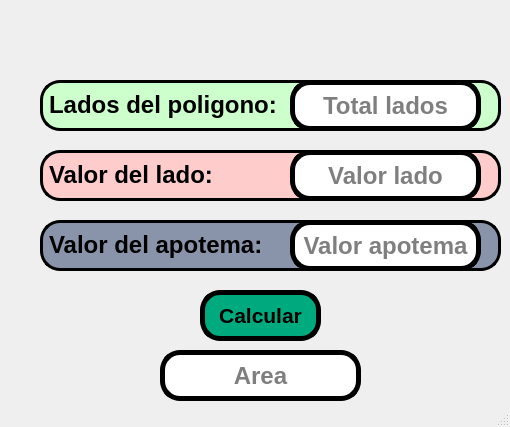
<?xml version="1.0" encoding="UTF-8"?>
<ui version="4.0">
 <class>MainWindow</class>
 <widget class="QMainWindow" name="MainWindow">
  <property name="geometry">
   <rect>
    <x>0</x>
    <y>0</y>
    <width>510</width>
    <height>427</height>
   </rect>
  </property>
  <property name="windowTitle">
   <string>Area de poligono regular</string>
  </property>
  <property name="styleSheet">
   <string notr="true"/>
  </property>
  <widget class="QWidget" name="centralwidget">
   <widget class="QLabel" name="label_2">
    <property name="geometry">
     <rect>
      <x>0</x>
      <y>0</y>
      <width>511</width>
      <height>81</height>
     </rect>
    </property>
    <property name="styleSheet">
     <string notr="true"/>
    </property>
    <property name="text">
     <string/>
    </property>
    <property name="pixmap">
     <pixmap resource="../PIP_Equipo4_Unidad1_Clase/recursos_proyectos.qrc">:/imgUAT/imagenes/uat.png</pixmap>
    </property>
    <property name="scaledContents">
     <bool>true</bool>
    </property>
   </widget>
   <widget class="QLabel" name="label_3">
    <property name="geometry">
     <rect>
      <x>350</x>
      <y>280</y>
      <width>161</width>
      <height>121</height>
     </rect>
    </property>
    <property name="text">
     <string/>
    </property>
    <property name="pixmap">
     <pixmap>../PIP_Equipo4_Unidad1_Clase/imagenes/Equipo4.png</pixmap>
    </property>
    <property name="scaledContents">
     <bool>true</bool>
    </property>
   </widget>
   <widget class="QLineEdit" name="txt_lados">
    <property name="geometry">
     <rect>
      <x>290</x>
      <y>80</y>
      <width>191</width>
      <height>51</height>
     </rect>
    </property>
    <property name="font">
     <font>
      <pointsize>18</pointsize>
      <weight>75</weight>
      <bold>true</bold>
     </font>
    </property>
    <property name="toolTip">
     <string>&lt;html&gt;&lt;head/&gt;&lt;body&gt;&lt;p&gt;&lt;span style=&quot; font-size:12pt;&quot;&gt;Ingrese el total de lados del poligono&lt;/span&gt;&lt;/p&gt;&lt;/body&gt;&lt;/html&gt;</string>
    </property>
    <property name="statusTip">
     <string>Ingrese valores numericos solamente</string>
    </property>
    <property name="styleSheet">
     <string notr="true">border: 5px solid black;
border-radius: 20px;</string>
    </property>
    <property name="text">
     <string/>
    </property>
    <property name="alignment">
     <set>Qt::AlignCenter</set>
    </property>
    <property name="placeholderText">
     <string>Total lados</string>
    </property>
   </widget>
   <widget class="QPushButton" name="btn_calcular">
    <property name="geometry">
     <rect>
      <x>200</x>
      <y>290</y>
      <width>121</width>
      <height>51</height>
     </rect>
    </property>
    <property name="font">
     <font>
      <pointsize>16</pointsize>
      <weight>75</weight>
      <bold>true</bold>
     </font>
    </property>
    <property name="toolTip">
     <string>&lt;html&gt;&lt;head/&gt;&lt;body&gt;&lt;p&gt;&lt;span style=&quot; font-size:12pt;&quot;&gt;Calcula el area de un poligono regular&lt;/span&gt;&lt;/p&gt;&lt;/body&gt;&lt;/html&gt;</string>
    </property>
    <property name="statusTip">
     <string>Calcula el area de un poligono regular</string>
    </property>
    <property name="styleSheet">
     <string notr="true">border-radius: 20px;
background-color: rgb(0, 170, 127);
border: 5px solid black</string>
    </property>
    <property name="text">
     <string>Calcular</string>
    </property>
   </widget>
   <widget class="QLabel" name="label_4">
    <property name="geometry">
     <rect>
      <x>40</x>
      <y>80</y>
      <width>461</width>
      <height>51</height>
     </rect>
    </property>
    <property name="font">
     <font>
      <pointsize>18</pointsize>
      <weight>75</weight>
      <bold>true</bold>
     </font>
    </property>
    <property name="styleSheet">
     <string notr="true">background-color: rgb(205, 255, 204);
border: 3px solid black;
border-radius: 20px;</string>
    </property>
    <property name="text">
     <string>&lt;html&gt;&lt;head/&gt;&lt;body&gt;&lt;p&gt;Lados del poligono:&lt;/p&gt;&lt;/body&gt;&lt;/html&gt;</string>
    </property>
   </widget>
   <widget class="QLabel" name="label_5">
    <property name="geometry">
     <rect>
      <x>40</x>
      <y>150</y>
      <width>461</width>
      <height>51</height>
     </rect>
    </property>
    <property name="font">
     <font>
      <pointsize>18</pointsize>
      <weight>75</weight>
      <bold>true</bold>
     </font>
    </property>
    <property name="styleSheet">
     <string notr="true">border: 3px solid black;
border-radius: 20px;
background-color: rgb(254, 204, 203);</string>
    </property>
    <property name="text">
     <string>&lt;html&gt;&lt;head/&gt;&lt;body&gt;&lt;p&gt;Valor del lado:&lt;/p&gt;&lt;/body&gt;&lt;/html&gt;</string>
    </property>
   </widget>
   <widget class="QLineEdit" name="txt_valorlado">
    <property name="geometry">
     <rect>
      <x>290</x>
      <y>150</y>
      <width>191</width>
      <height>51</height>
     </rect>
    </property>
    <property name="font">
     <font>
      <pointsize>18</pointsize>
      <weight>75</weight>
      <bold>true</bold>
     </font>
    </property>
    <property name="toolTip">
     <string>&lt;html&gt;&lt;head/&gt;&lt;body&gt;&lt;p&gt;&lt;span style=&quot; font-size:12pt;&quot;&gt;Ingrese el valor del lado&lt;/span&gt;&lt;/p&gt;&lt;/body&gt;&lt;/html&gt;</string>
    </property>
    <property name="statusTip">
     <string>Ingrese valores numericos solamente</string>
    </property>
    <property name="styleSheet">
     <string notr="true">border: 5px solid black;
border-radius: 20px;</string>
    </property>
    <property name="text">
     <string/>
    </property>
    <property name="alignment">
     <set>Qt::AlignCenter</set>
    </property>
    <property name="placeholderText">
     <string>Valor lado</string>
    </property>
   </widget>
   <widget class="QLabel" name="label_6">
    <property name="geometry">
     <rect>
      <x>40</x>
      <y>220</y>
      <width>461</width>
      <height>51</height>
     </rect>
    </property>
    <property name="font">
     <font>
      <pointsize>18</pointsize>
      <weight>75</weight>
      <bold>true</bold>
     </font>
    </property>
    <property name="styleSheet">
     <string notr="true">border: 3px solid black;
border-radius: 20px;
background-color: rgb(137, 148, 170);</string>
    </property>
    <property name="text">
     <string>&lt;html&gt;&lt;head/&gt;&lt;body&gt;&lt;p&gt;Valor del apotema:&lt;/p&gt;&lt;/body&gt;&lt;/html&gt;</string>
    </property>
   </widget>
   <widget class="QLineEdit" name="txt_apotema">
    <property name="geometry">
     <rect>
      <x>290</x>
      <y>220</y>
      <width>191</width>
      <height>51</height>
     </rect>
    </property>
    <property name="font">
     <font>
      <pointsize>18</pointsize>
      <weight>75</weight>
      <bold>true</bold>
     </font>
    </property>
    <property name="toolTip">
     <string>&lt;html&gt;&lt;head/&gt;&lt;body&gt;&lt;p&gt;&lt;span style=&quot; font-size:12pt;&quot;&gt;Ingrese el valor del apotema&lt;/span&gt;&lt;/p&gt;&lt;/body&gt;&lt;/html&gt;</string>
    </property>
    <property name="statusTip">
     <string>Ingrese valores numericos solamente</string>
    </property>
    <property name="styleSheet">
     <string notr="true">border: 5px solid black;
border-radius: 20px;</string>
    </property>
    <property name="text">
     <string/>
    </property>
    <property name="alignment">
     <set>Qt::AlignCenter</set>
    </property>
    <property name="placeholderText">
     <string>Valor apotema</string>
    </property>
   </widget>
   <widget class="QLineEdit" name="txt_area">
    <property name="geometry">
     <rect>
      <x>160</x>
      <y>350</y>
      <width>201</width>
      <height>51</height>
     </rect>
    </property>
    <property name="font">
     <font>
      <pointsize>18</pointsize>
      <weight>75</weight>
      <bold>true</bold>
     </font>
    </property>
    <property name="toolTip">
     <string>Ingrese el total de lados del poligono</string>
    </property>
    <property name="statusTip">
     <string>Ingrese valores numericos solamente</string>
    </property>
    <property name="styleSheet">
     <string notr="true">border: 5px solid black;
border-radius: 20px;</string>
    </property>
    <property name="text">
     <string/>
    </property>
    <property name="alignment">
     <set>Qt::AlignCenter</set>
    </property>
    <property name="placeholderText">
     <string>Area</string>
    </property>
   </widget>
   <widget class="QLabel" name="label">
    <property name="geometry">
     <rect>
      <x>0</x>
      <y>0</y>
      <width>511</width>
      <height>401</height>
     </rect>
    </property>
    <property name="text">
     <string/>
    </property>
    <property name="pixmap">
     <pixmap>imagenes/logos10.jpg</pixmap>
    </property>
    <property name="scaledContents">
     <bool>true</bool>
    </property>
   </widget>
   <zorder>label</zorder>
   <zorder>label_2</zorder>
   <zorder>label_3</zorder>
   <zorder>btn_calcular</zorder>
   <zorder>label_4</zorder>
   <zorder>label_5</zorder>
   <zorder>txt_valorlado</zorder>
   <zorder>label_6</zorder>
   <zorder>txt_apotema</zorder>
   <zorder>txt_area</zorder>
   <zorder>txt_lados</zorder>
  </widget>
  <widget class="QMenuBar" name="menubar">
   <property name="geometry">
    <rect>
     <x>0</x>
     <y>0</y>
     <width>510</width>
     <height>21</height>
    </rect>
   </property>
  </widget>
  <widget class="QStatusBar" name="statusbar"/>
 </widget>
 <resources>
  <include location="../PIP_Equipo4_Unidad1_Clase/recursos_proyectos.qrc"/>
 </resources>
 <connections/>
</ui>
